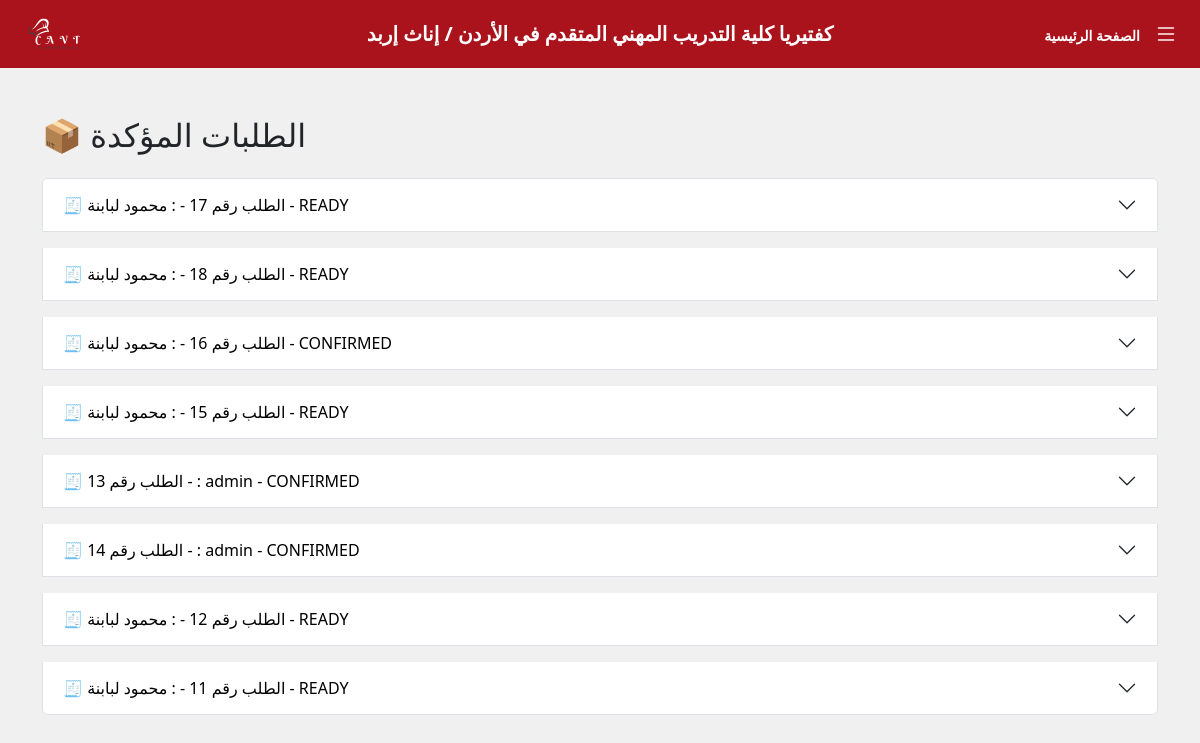
The page /kitchen (signed in) on the database its author committed.
### tables this page shows
CREATE TABLE "orders" (
	"id"	INTEGER,
	"user_id"	INTEGER NOT NULL,
	"order_time"	DATETIME NOT NULL DEFAULT CURRENT_TIMESTAMP,
	"status"	TEXT NOT NULL DEFAULT 'pending',
	PRIMARY KEY("id" AUTOINCREMENT),
	FOREIGN KEY("user_id") REFERENCES "User"("id") ON DELETE CASCADE
);

CREATE TABLE "User" (
	"id"	INTEGER,
	"name"	TEXT NOT NULL,
	"specialty"	TEXT NOT NULL CHECK("specialty" IN ('مهارات إنتاج المخبوزات والحلويات والمعجنات', 'صانع حلويات شرقية', 'صانع حلويات غربية', 'صانع معجنات', 'حلاق شعر نسائي / كوافيرة أو كوافير', 'مساعد حلاق نسائي', 'مدير', 'مساعد تجميل', 'مختص مكياج', 'منسق إداري طبي', 'حاضنة أطفال', 'خياط ملابس نسائية', 'مشغل / آلة درزة صناعية', 'مدخل بيانات', 'مطور التطبيقات المتقدمة', 'تكنولوجيا إدارة النظم والشبكات', 'صيانة أنظمة ومعدات تقنية المعلومات', 'تكنولوجيا الرسم الهندسي وتطبيقاته')),
	"password"	TEXT NOT NULL,
	"phone_number"	TEXT NOT NULL CHECK(length("phone_number") = 10),
	"role_id"	INTEGER NOT NULL DEFAULT 3,
	PRIMARY KEY("id" AUTOINCREMENT),
	FOREIGN KEY("role_id") REFERENCES "Role"("id") ON DELETE CASCADE
);

### temp.py (the view)
@app.route('/kitchen')
@login_required
def kitchen():
    if session.get('role_id') != 1:
        return redirect(url_for('login'))
    conn = get_db_connection()
    orders = conn.execute('''
        SELECT o.id, o.order_time, o.status, u.name , u.phone_number
        FROM orders o
        JOIN User u ON o.user_id = u.id
        WHERE o.status IN ("confirmed", "ready")
        ORDER BY o.order_time DESC
    ''').fetchall()
    order_data = []
    for order in orders:
        items = conn.execute('''
            SELECT od.quantity, od.base_price, od.extra_price, od.details_json, m.name
            FROM order_details od
            JOIN MenuItem m ON od.item_id = m.id
            WHERE od.order_id = ?
        ''', (order['id'],)).fetchall()
        items_list = []
        total = 0
        for item in items:
            details = {}
            if item['details_json']:
                try:
                    details = json.loads(item['details_json'])
                except Exception:
                    details = {}
            item_total = (item['base_price'] + item['extra_price']) * item['quantity']
            total += item_total
            items_list.append({
                'name': item['name'],
                'quantity': item['quantity'],
                'base_price': item['base_price'],
                'extra_price': item['extra_price'],
                'fixed_ingredients': details.get('fixed_ingredients', []),
                'custom_options': details.get('custom_options', []),
                'notes': details.get('notes', ''),
                'item_total': item_total
            })
        order_data.append({
            'id': order['id'],
            'order_time': order['order_time'],
            'status': order['status'],
            'name': order['name'],
            'phone_number': order['phone_number'],
            'items_count': len(items_list),
            'order_items': items_list,
            'total': round(total, 2)
        })
    conn.close()
    return render_template('kitchen.html', orders=order_data)

### database.py (called while the page is built)
def get_db_connection():
    conn = sqlite3.connect("college_users.db")
    conn.row_factory = sqlite3.Row  # بترجع النتائج كـ dict
    return conn

### temp.py (called while the page is built)
def login_required(f):
    @wraps(f)
    def decorated_function(*args, **kwargs):
        if 'user_id' not in session:
            flash('يجب تسجيل الدخول أولاً')
            return redirect(url_for('login'))
        return f(*args, **kwargs)
    return decorated_function

### templates/kitchen.html (shortened to what this page needs)
{% extends 'navbar.html' %}
{% block body %}
<div class="container mt-5">
    <h2 class="mb-4">📦 الطلبات المؤكدة</h2>
    {% if orders %}
    <div id="orders_container">
       <div class="accordion" id="ordersAccordion">
  {% for order in orders %}
  <div class="accordion-item mb-3">
    <h2 class="accordion-header" id="heading{{ order.id }}">
      <button class="accordion-button collapsed color-AB131C-hover" type="button" data-bs-toggle="collapse"
        data-bs-target="#collapse{{ order.id }}" aria-expanded="false" aria-controls="collapse{{ order.id }}">
        🧾 الطلب رقم {{ order.id }} - : {{ order.name }} - {{ order.status | upper }}
      </button>
    </h2>
  </div>
  {% endfor %}
</div>
        </div>
    {% else %}
        <div class="alert alert-info">لا يوجد طلبات حالياً</div>
    {% endif %}
</div>
{% endblock %}

### static/style.css (style rules this page uses)
body { font-family: "Segoe UI", Tahoma, Geneva, Verdana, sans-serif; user-select: none; }
.background-color-f0f0f0 { background-color: #f0f0f0 !important; }
.color-AB131C-hover { color: black !important; }

### rows shown on the page
orders: name "محمود لبابنة", status "READY"
orders: name "محمود لبابنة", status "READY"
orders: name "محمود لبابنة", status "CONFIRMED"
orders: name "محمود لبابنة", status "READY"
orders: id "13", name "admin", status "CONFIRMED"
orders: id "14", name "admin", status "CONFIRMED"
orders: name "محمود لبابنة", status "READY"
orders: name "محمود لبابنة", status "READY"
